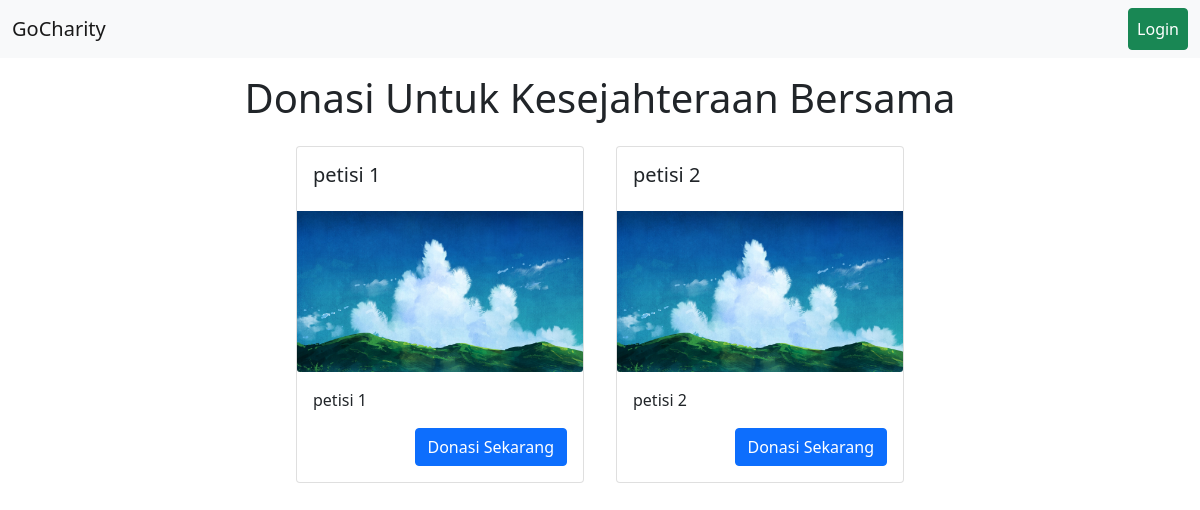
Before: / with the older database file.
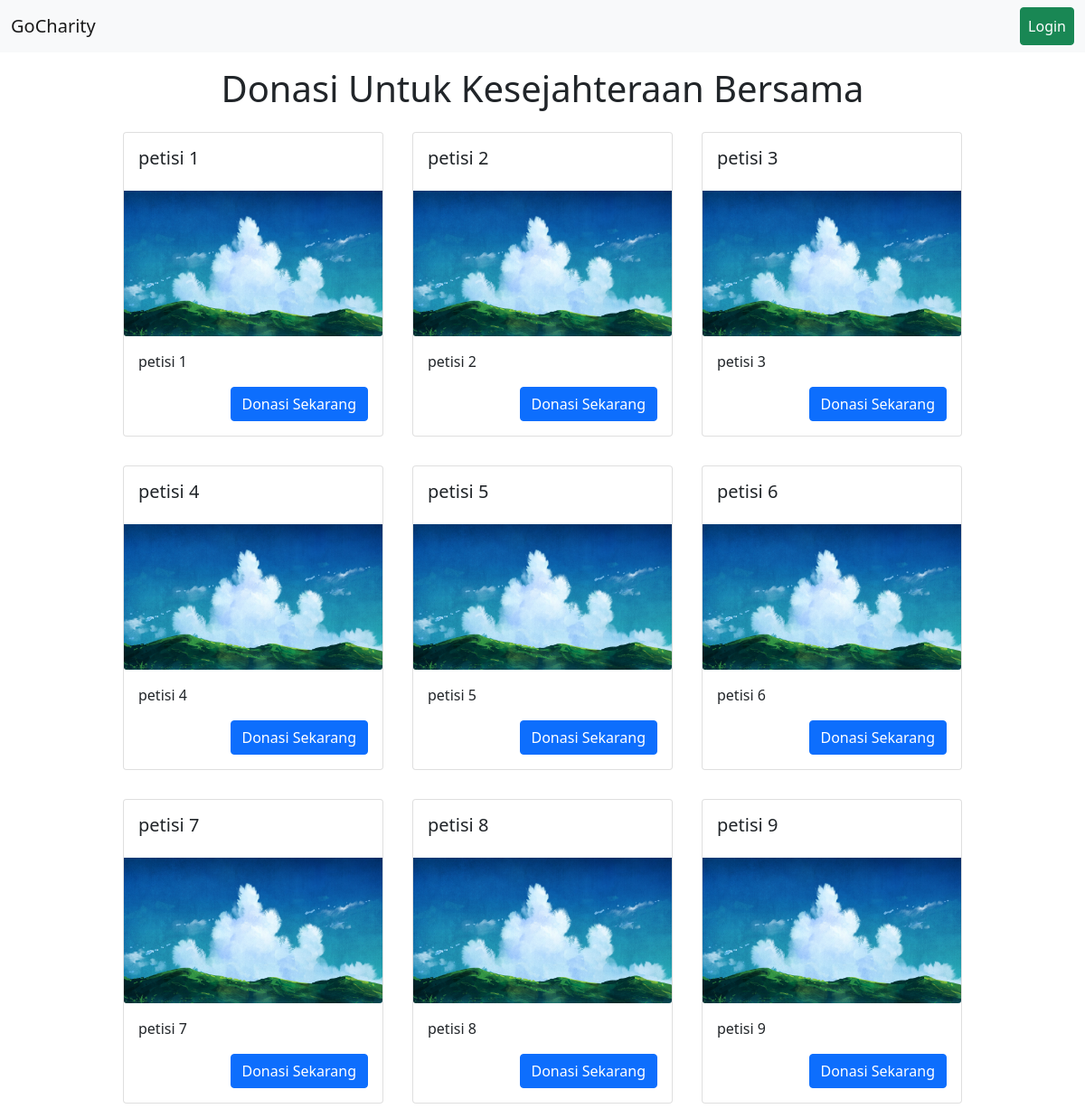
After: the same page with the newer database file.
### tables this page shows
CREATE TABLE `halaman_petisi` (
  `id_petisi` int(10) NOT NULL,
  `judul_petisi` varchar(50) NOT NULL,
  `tgl_post` date NOT NULL,
  `kebutuhan_dana` int(15) NOT NULL,
  `dana_terkumpul` int(15) NOT NULL,
  `deskripsi` text NOT NULL,
  `durasi_hari` int(3) NOT NULL
);

### application/controllers/LandingController.php (called while the page is built, shortened)
<?php
class LandingController extends CI_Controller {
	public function __construct()
    {
        $this->load->model('LandingModel');
    }
	public function index()
	{
        $content['main_view'] = 'LandingView';
				$content['data'] = $this->LandingModel->getAllPetisi();
        $this->load->view('Body', $content);
	}
}
?>

### index.php (called while the page is built, shortened)
<?php
require_once BASEPATH.'core/CodeIgniter.php';

### application/models/LandingModel.php (called while the page is built)
<?php
class LandingModel extends CI_Model{
    public function getAllPetisi(){
        return $this->db->get('halaman_petisi')->result_array();
    }
}
?>

### application/views/LandingView.php (the view, shortened to what this page needs)
<h1 class="text-center mt-3">Donasi Untuk Kesejahteraan Bersama</h1>
<div id="container" class="d-flex justify-content-center flex-wrap align-items-stretch">
    <?php foreach ($data as $row) { ?>
        <div class="m-3 d-flex align-items-stretch">
            <div class="card" style="width: 18rem;">
                <div class="card-body">
                    <h5 class="card-title"><?= $row['judul_petisi'] ?></h5>
                </div>
                <img class="card-img-bottom" src="<?= base_url('src/mountains.jpg') ?>" alt="mountains">
                <div class="card-body d-flex flex-column">
                    <p class="card-text"><?= $row['deskripsi'] ?></p>
                    <a href="<?= base_url('HalamanPetisiController/index/'.$row['id_petisi']) ?>" class="btn btn-primary ms-auto mt-auto">Donasi Sekarang</a>
                </div>
            </div>
        </div>
    <?php } ?>
</div>

### application/views/Body.php (shortened to what this page needs)
<!DOCTYPE html>
<html lang="en">
<head>
    <link href="https://cdn.jsdelivr.net/npm/bootstrap@5.0.1/dist/css/bootstrap.min.css" rel="stylesheet">
    <link href="https://use.fontawesome.com/releases/v5.13.0/css/all.css" rel="stylesheet">
</head>
<body>
    <nav class="navbar navbar-expand-lg navbar-light bg-light">
        <div class="container-fluid">
            <a class="navbar-brand" href="<?= base_url() ?>">GoCharity</a>
            <div class="collapse navbar-collapse" id="navbarSupportedContent">
                <ul class="navbar-nav ms-auto">
                    <?php if ($this->session->userdata("username") == FALSE) { ?>
                        <li class="nav-item">
                            <a class="btn btn-success my-2 my-sm-0 p-2" href="<?= base_url('LoginController') ?>">Login</a>
                        </li>
                    <?php } ?>
                </ul>
            </div>
        </div>
    </nav>
    <div class="d-flex justify-content-center">
        <div style="max-width: 1600px;">
            <?php isset($data) ? $this->load->view($main_view, $data) : $this->load->view($main_view); ?>
        </div>
    </div>
</body>
</html>

Changed rows visible on the page:
added halaman_petisi: judul_petisi "petisi 3", deskripsi "petisi 3"
added halaman_petisi: judul_petisi "petisi 4", deskripsi "petisi 4"
added halaman_petisi: judul_petisi "petisi 5", deskripsi "petisi 5"
added halaman_petisi: judul_petisi "petisi 6", deskripsi "petisi 6"
added halaman_petisi: judul_petisi "petisi 7", deskripsi "petisi 7"
added halaman_petisi: judul_petisi "petisi 8", deskripsi "petisi 8"
added halaman_petisi: judul_petisi "petisi 9", deskripsi "petisi 9"
